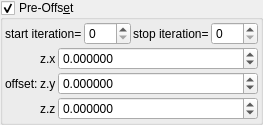
    <widget class="MyGroupBox" name="groupCheck_transf_function_enabledA_false">
     <property name="toolTip">
      <string/>
     </property>
     <property name="title">
      <string>Pre-Offs&amp;et</string>
     </property>
     <property name="checkable">
      <bool>true</bool>
     </property>
     <layout class="QVBoxLayout" name="verticalLayout_33" stretch="0,0">
      <property name="spacing">
       <number>2</number>
      </property>
      <property name="leftMargin">
       <number>2</number>
      </property>
      <property name="topMargin">
       <number>2</number>
      </property>
      <property name="rightMargin">
       <number>2</number>
      </property>
      <property name="bottomMargin">
       <number>2</number>
      </property>
      <item>
       <layout class="QHBoxLayout" name="horizontalLayout_2" stretch="0,1,0,1">
        <property name="topMargin">
         <number>0</number>
        </property>
        <item>
         <widget class="QLabel" name="label_75">
          <property name="text">
           <string>start iteration=</string>
          </property>
          <property name="wordWrap">
           <bool>true</bool>
          </property>
         </widget>
        </item>
        <item>
         <widget class="MySpinBox" name="spinboxInt_transf_start_iterations_A">
          <property name="sizePolicy">
           <sizepolicy hsizetype="Minimum" vsizetype="Maximum">
            <horstretch>0</horstretch>
            <verstretch>0</verstretch>
           </sizepolicy>
          </property>
          <property name="maximum">
           <number>999</number>
          </property>
         </widget>
        </item>
        <item>
         <widget class="QLabel" name="label_60">
          <property name="text">
           <string>stop iteration=</string>
          </property>
          <property name="wordWrap">
           <bool>true</bool>
          </property>
         </widget>
        </item>
        <item>
         <widget class="MySpinBox" name="spinboxInt_transf_stop_iterations_A">
          <property name="sizePolicy">
           <sizepolicy hsizetype="Minimum" vsizetype="Maximum">
            <horstretch>0</horstretch>
            <verstretch>0</verstretch>
           </sizepolicy>
          </property>
          <property name="maximum">
           <number>999</number>
          </property>
         </widget>
        </item>
       </layout>
      </item>
      <item>
       <layout class="QGridLayout" name="gridLayout_4" columnstretch="0,0,1">
        <property name="spacing">
         <number>2</number>
        </property>
        <item row="3" column="2">
         <widget class="MyDoubleSpinBox" name="spinbox3_surfBox_offset1A_111_x">
          <property name="sizePolicy">
           <sizepolicy hsizetype="Minimum" vsizetype="Maximum">
            <horstretch>0</horstretch>
            <verstretch>0</verstretch>
           </sizepolicy>
          </property>
          <property name="prefix">
           <string/>
          </property>
          <property name="suffix">
           <string/>
          </property>
          <property name="decimals">
           <number>6</number>
          </property>
          <property name="minimum">
           <double>-99.989999999999995</double>
          </property>
          <property name="maximum">
           <double>99.989999999999995</double>
          </property>
          <property name="singleStep">
           <double>0.100000000000000</double>
          </property>
         </widget>
        </item>
        <item row="5" column="1">
         <widget class="QLabel" name="label_130">
          <property name="text">
           <string notr="true">z.z</string>
          </property>
         </widget>
        </item>
        <item row="4" column="2">
         <widget class="MyDoubleSpinBox" name="spinbox3_surfBox_offset1A_111_y">
          <property name="sizePolicy">
           <sizepolicy hsizetype="Minimum" vsizetype="Maximum">
            <horstretch>0</horstretch>
            <verstretch>0</verstretch>
           </sizepolicy>
          </property>
          <property name="prefix">
           <string/>
          </property>
          <property name="suffix">
           <string/>
          </property>
          <property name="decimals">
           <number>6</number>
          </property>
          <property name="minimum">
           <double>-99.989999999999995</double>
          </property>
          <property name="maximum">
           <double>99.989999999999995</double>
          </property>
          <property name="singleStep">
           <double>0.100000000000000</double>
          </property>
         </widget>
        </item>
        <item row="3" column="0" rowspan="3">
         <widget class="QLabel" name="label_113">
          <property name="text">
           <string>offset:</string>
          </property>
         </widget>
        </item>
        <item row="5" column="2">
         <widget class="MyDoubleSpinBox" name="spinbox3_surfBox_offset1A_111_z">
          <property name="sizePolicy">
           <sizepolicy hsizetype="Minimum" vsizetype="Maximum">
            <horstretch>0</horstretch>
            <verstretch>0</verstretch>
           </sizepolicy>
          </property>
          <property name="prefix">
           <string/>
          </property>
          <property name="suffix">
           <string/>
          </property>
          <property name="decimals">
           <number>6</number>
          </property>
          <property name="minimum">
           <double>-99.989999999999995</double>
          </property>
          <property name="maximum">
           <double>99.989999999999995</double>
          </property>
          <property name="singleStep">
           <double>0.100000000000000</double>
          </property>
         </widget>
        </item>
        <item row="4" column="1">
         <widget class="QLabel" name="label_131">
          <property name="text">
           <string notr="true">z.y</string>
          </property>
         </widget>
        </item>
        <item row="3" column="1">
         <widget class="QLabel" name="label_132">
          <property name="text">
           <string notr="true">z.x</string>
          </property>
         </widget>
        </item>
       </layout>
      </item>
     </layout>
    </widget>
